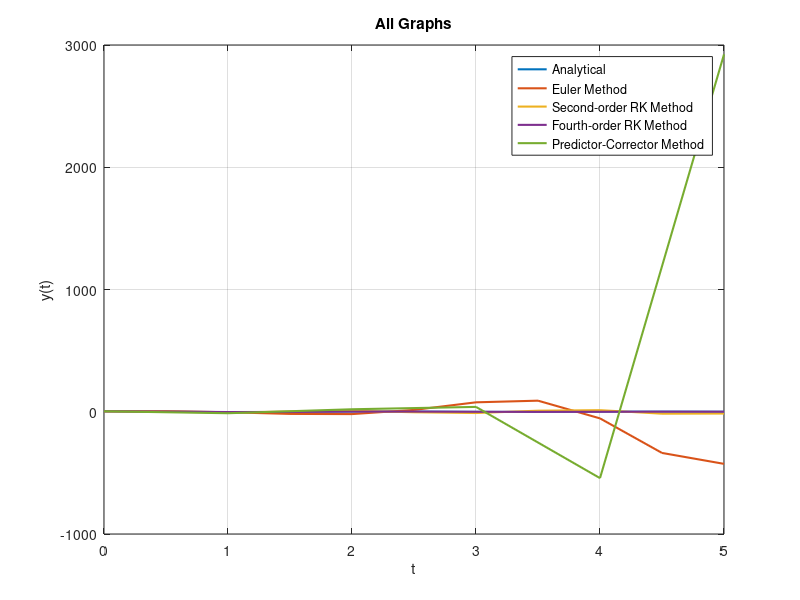

The MATLAB script that drew this image:
clc;
clear all;

%% Graph 1: Analytical Solution
t = 0:0.005:5;
y1 = exp(-0.3 * t) .* (4 * cos(2.81247 * t) + 0.42667 * sin(2.81247 * t));

figure;
plot(t, y1, 'LineWidth', 1.5);
hold on;
grid on;
xlabel('t');
ylabel('y(t)');

%% Graph 2: Euler Method
h = 0.5;
t = 0:h:5;
a = (t(end) - t(1)) / h;

% Initial conditions
y2(1) = 4;
u(1) = 0;

% Differential equations
dy = @(u) u;
du = @(u, y) -0.6 * u - 8 * y;

for i = 1:a
    u(i+1) = u(i) + h * du(u(i), y2(i));
    y2(i+1) = y2(i) + h * dy(u(i));
end

plot(t, y2, 'LineWidth', 1.5);

%% Graph 3: Heun Method (Second-order Runge-Kutta)
h2 = 0.5;
t = 0:h2:5;
a1 = (t(end) - t(1)) / h2;

% Initial conditions
y3(1) = 4;
u3(1) = 0;

% Differential equations
dy3 = @(u) u;
du3 = @(u, y) -0.6 * u - 8 * y;

for i = 1:a1
    % First step
    k1y = dy3(u3(i));
    k1u = du3(u3(i), y3(i));
    
    % Second step
    k2y = dy3(u3(i) + k1u * h2);
    k2u = du3(u3(i) + k1u * h2, y3(i) + k1y * h2);
    
    % Final update
    y3(i+1) = y3(i) + h2 * (k1y + k2y) / 2;
    u3(i+1) = u3(i) + h2 * (k1u + k2u) / 2;
end

plot(t, y3, 'LineWidth', 1.5);

%% Graph 4: Fourth-order Runge-Kutta Method
h3 = 0.5;
t = 0:h3:5;
a = (t(end) - t(1)) / h3;

% Initial conditions
y4(1) = 4;
u(1) = 0;

dy = @(u) u;
du = @(u, y) -0.6 * u - 8 * y;

for i = 1:a
    k1_y = u(i);
    k1_u = du(u(i), y4(i));
    
    k2_y = u(i) + h3 * k1_u / 2;
    k2_u = du(u(i) + h3 * k1_u / 2, y4(i) + h3 * k1_y / 2);
    
    k3_y = u(i) + h3 * k2_u / 2;
    k3_u = du(u(i) + h3 * k2_u / 2, y4(i) + h3 * k2_y / 2);
    
    k4_y = u(i) + h3 * k3_u;
    k4_u = du(u(i) + h3 * k3_u, y4(i) + h3 * k3_y);
    
    y4(i+1) = y4(i) + (h3 / 6) * (k1_y + 2 * k2_y + 2 * k3_y + k4_y);
    u(i+1) = u(i) + (h3 / 6) * (k1_u + 2 * k2_u + 2 * k3_u + k4_u);
end

plot(t, y4, 'LineWidth', 1.5);

%% Graph 5: Predictor-Corrector Method (Euler + Trapezoidal)
xpc(1) = 0;
y1pc(1) = 4;
y2pc(1) = 0;
delx = 1;
Nt = 5;

for i = 1:Nt
    % Predictor (Euler)
    y1pred = y1pc(i) + delx * y2pc(i);
    y2pred = y2pc(i) + delx * (-0.6 * y2pc(i) - 8 * y1pc(i));
    
    % Corrector (Trapezoidal)
    f1curr = y2pc(i);
    f2curr = -0.6 * y2pc(i) - 8 * y1pc(i);
    
    f1pred = y2pred;
    f2pred = -0.6 * y2pred - 8 * y1pred;
    
    y1pc(i+1) = y1pc(i) + (delx / 2) * (f1curr + f1pred);
    y2pc(i+1) = y2pc(i) + (delx / 2) * (f2curr + f2pred);
    xpc(i+1) = xpc(i) + delx;
end

plot(xpc, y1pc, 'LineWidth', 1.5);
xlabel('t');
ylabel('y(t)');
title('All Graphs');

legend('Analytical', 'Euler Method', 'Second-order RK Method', 'Fourth-order RK Method', 'Predictor-Corrector Method')
